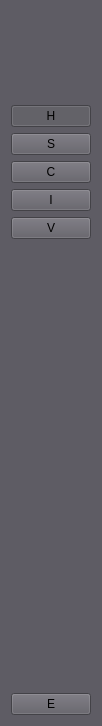
     <widget class="QWidget" name="icon_only_widget" native="true">
      <property name="maximumSize">
       <size>
        <width>70</width>
        <height>16777215</height>
       </size>
      </property>
      <property name="styleSheet">
       <string notr="true">background-color: rgb(94, 92, 100);</string>
      </property>
      <layout class="QVBoxLayout" name="verticalLayout_2">
       <item>
        <spacer name="verticalSpacer_3">
         <property name="orientation">
          <enum>Qt::Orientation::Vertical</enum>
         </property>
         <property name="sizeType">
          <enum>QSizePolicy::Policy::Fixed</enum>
         </property>
         <property name="sizeHint" stdset="0">
          <size>
           <width>18</width>
           <height>94</height>
          </size>
         </property>
        </spacer>
       </item>
       <item>
        <widget class="QPushButton" name="home_1">
         <property name="text">
          <string>H</string>
         </property>
         <property name="checkable">
          <bool>true</bool>
         </property>
         <property name="checked">
          <bool>true</bool>
         </property>
         <property name="autoExclusive">
          <bool>true</bool>
         </property>
        </widget>
       </item>
       <item>
        <widget class="QPushButton" name="script_1">
         <property name="text">
          <string>S</string>
         </property>
         <property name="checkable">
          <bool>true</bool>
         </property>
         <property name="autoExclusive">
          <bool>true</bool>
         </property>
        </widget>
       </item>
       <item>
        <widget class="QPushButton" name="config_1">
         <property name="text">
          <string>C</string>
         </property>
         <property name="checkable">
          <bool>true</bool>
         </property>
         <property name="autoExclusive">
          <bool>true</bool>
         </property>
        </widget>
       </item>
       <item>
        <widget class="QPushButton" name="images_1">
         <property name="text">
          <string>I</string>
         </property>
         <property name="checkable">
          <bool>true</bool>
         </property>
         <property name="autoExclusive">
          <bool>true</bool>
         </property>
        </widget>
       </item>
       <item>
        <widget class="QPushButton" name="videos_1">
         <property name="text">
          <string>V</string>
         </property>
         <property name="checkable">
          <bool>true</bool>
         </property>
         <property name="autoExclusive">
          <bool>true</bool>
         </property>
        </widget>
       </item>
       <item>
        <spacer name="verticalSpacer">
         <property name="orientation">
          <enum>Qt::Orientation::Vertical</enum>
         </property>
         <property name="sizeHint" stdset="0">
          <size>
           <width>18</width>
           <height>448</height>
          </size>
         </property>
        </spacer>
       </item>
       <item>
        <widget class="QPushButton" name="exit_1">
         <property name="text">
          <string>E</string>
         </property>
         <property name="checkable">
          <bool>true</bool>
         </property>
         <property name="autoExclusive">
          <bool>true</bool>
         </property>
        </widget>
       </item>
      </layout>
     </widget>
